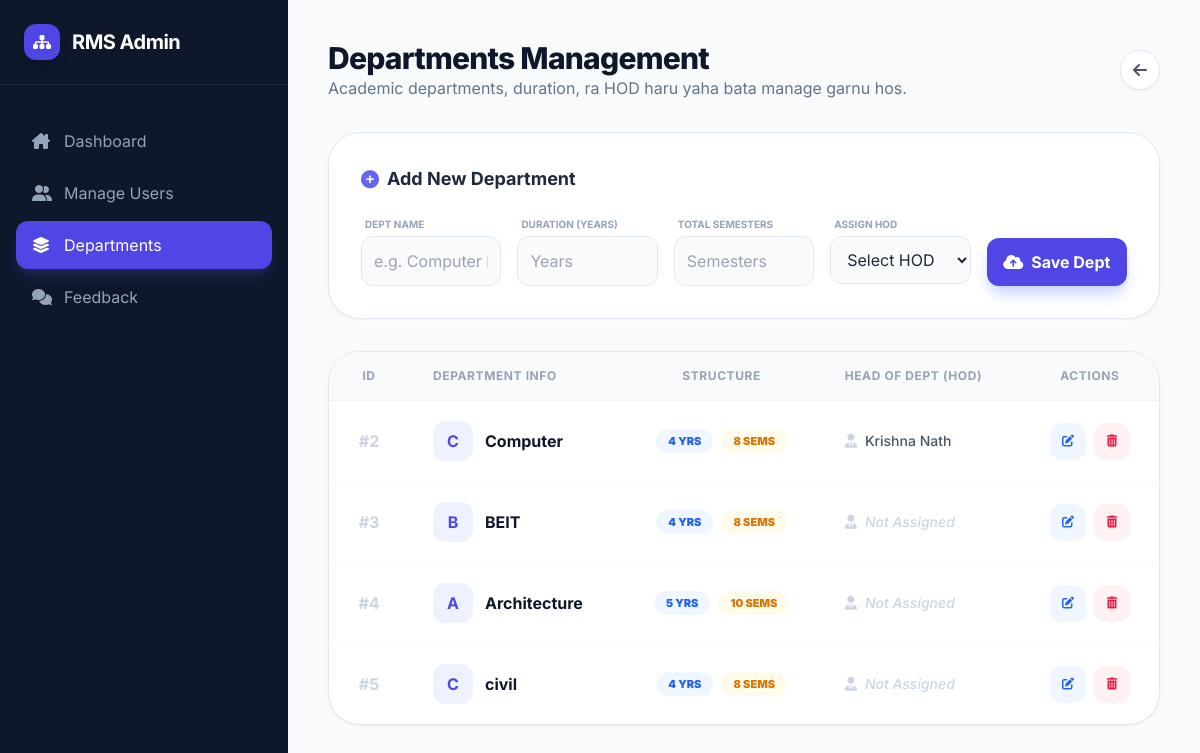
/manage_departments.php (signed in), run on the app's committed database.
### tables this page shows
CREATE TABLE `departments` (
  `id` int NOT NULL AUTO_INCREMENT,
  `department_name` varchar(100) NOT NULL,
  `duration_years` int NOT NULL,
  `total_semesters` int NOT NULL,
  `hod_id` int DEFAULT NULL,
  PRIMARY KEY (`id`),
  UNIQUE KEY `department_name` (`department_name`)
);

CREATE TABLE `teachers` (
  `id` int NOT NULL AUTO_INCREMENT,
  `full_name` varchar(100) NOT NULL,
  `email` varchar(100) NOT NULL,
  `password` varchar(255) NOT NULL,
  `employee_id` varchar(50) NOT NULL,
  `department` varchar(100) DEFAULT NULL,
  `contact` varchar(20) DEFAULT NULL,
  `profile_pic` varchar(255) DEFAULT NULL,
  `is_hod` tinyint(1) DEFAULT '0',
  `is_verified` tinyint(1) DEFAULT '0',
  `otp` varchar(6) DEFAULT NULL,
  `otp_expiry` datetime DEFAULT NULL,
  `created_at` timestamp NULL DEFAULT CURRENT_TIMESTAMP,
  `is_logged_in` tinyint(1) DEFAULT '0',
  PRIMARY KEY (`id`),
  UNIQUE KEY `email` (`email`),
  UNIQUE KEY `employee_id` (`employee_id`)
);

### manage_departments.php (the view, shortened to what this page needs)
<?php
require_once 'db_config.php';
$departments = $conn->query("SELECT d.*, t.full_name AS hod_name FROM departments d LEFT JOIN teachers t ON d.hod_id = t.id ORDER BY d.id ASC");
?>
<!DOCTYPE html>
<html lang="en">
<head>
    <script src="https://cdn.tailwindcss.com"></script>
    <link rel="stylesheet" href="https://cdnjs.cloudflare.com/ajax/libs/font-awesome/6.4.0/css/all.min.css">
</head>
<body class="bg-slate-50 text-slate-800">
<div class="flex min-h-screen">
    <aside class="w-72 bg-slate-900 text-slate-300 hidden lg:flex flex-col fixed h-full z-50">
        <div class="p-6 border-b border-slate-800 flex items-center gap-3">
            <div class="h-9 w-9 bg-indigo-600 rounded-xl flex items-center justify-center text-white shadow-lg"><i class="fa-solid fa-sitemap"></i></div>
            <span class="text-xl font-bold text-white tracking-tight">RMS Admin</span>
        </div>
        <nav class="p-4 space-y-1 mt-4">
            <a href="admin_dashboard.php" class="flex items-center gap-3 px-4 py-3 rounded-xl hover:bg-slate-800 transition-all text-slate-400">
                <i class="fa-solid fa-house-chimney w-5"></i> Dashboard
            </a>
            <a href="manage_users.php" class="flex items-center gap-3 px-4 py-3 rounded-xl hover:bg-slate-800 transition-all text-slate-400">
                <i class="fa-solid fa-user-group w-5"></i> Manage Users
            </a>
            <a href="manage_departments.php" class="flex items-center gap-3 px-4 py-3 rounded-xl bg-indigo-600 text-white shadow-lg shadow-indigo-500/20">
                <i class="fa-solid fa-layer-group w-5"></i> Departments
            </a>
            <a href="manage_feedback.php" class="flex items-center gap-3 px-4 py-3 rounded-xl hover:bg-slate-800 transition-all text-slate-400">
                <i class="fa-solid fa-comments w-5"></i> Feedback
            </a>
        </nav>
    </aside>
    <main class="flex-1 lg:ml-72 p-6 lg:p-10">
        <div class="flex flex-col md:flex-row md:items-center justify-between mb-8 gap-4">
            <div>
                <h1 class="text-3xl font-extrabold text-slate-900 tracking-tight">Departments Management</h1>
                <p class="text-slate-500">Academic departments, duration, ra HOD haru yaha bata manage garnu hos.</p>
            </div>
            <button onclick="history.back()" class="h-10 w-10 flex items-center justify-center rounded-full bg-white border border-slate-200 text-slate-600 hover:bg-slate-50 shadow-sm transition">
                <i class="fa-solid fa-arrow-left"></i>
            </button>
        </div>
        <div class="bg-white rounded-[2rem] shadow-sm border border-slate-200 p-8 mb-8">
            <h3 class="text-lg font-bold text-slate-800 mb-6 flex items-center gap-2">
                <i class="fa-solid fa-circle-plus text-indigo-500"></i>
                <span id="formTitle">Add New Department</span>
            </h3>
            <form method="POST" class="grid grid-cols-1 md:grid-cols-2 lg:grid-cols-5 gap-4">
                <div class="lg:col-span-1">
                    <label class="block text-[10px] uppercase font-bold text-slate-400 mb-1 ml-1">Dept Name</label>
                    <input type="text" name="department_name" id="dept_name" placeholder="e.g. Computer Engineering"
                           class="w-full bg-slate-50 border border-slate-200 p-3 rounded-xl focus:ring-2 focus:ring-indigo-500 outline-none transition-all" required>
                </div>
                <div>
                    <label class="block text-[10px] uppercase font-bold text-slate-400 mb-1 ml-1">Duration (Years)</label>
                    <input type="number" name="duration_years" id="dept_duration" placeholder="Years"
                           class="w-full bg-slate-50 border border-slate-200 p-3 rounded-xl focus:ring-2 focus:ring-indigo-500 outline-none transition-all" min="1" required>
                </div>
                <div>
                    <label class="block text-[10px] uppercase font-bold text-slate-400 mb-1 ml-1">Total Semesters</label>
                    <input type="number" name="total_semesters" id="dept_semesters" placeholder="Semesters"
                           class="w-full bg-slate-50 border border-slate-200 p-3 rounded-xl focus:ring-2 focus:ring-indigo-500 outline-none transition-all" min="1" max="12" required>
                </div>
                <div>
                    <label class="block text-[10px] uppercase font-bold text-slate-400 mb-1 ml-1">Assign HOD</label>
                    <select name="hod_id" id="dept_hod" class="w-full bg-slate-50 border border-slate-200 p-3 rounded-xl focus:ring-2 focus:ring-indigo-500 outline-none transition-all cursor-pointer">
                        <option value="0">Select HOD</option>
                    </select>
                </div>
                <div class="flex items-end">
                    <button type="submit" name="save_department" id="submitBtn"
                            class="w-full bg-indigo-600 hover:bg-indigo-700 text-white font-bold py-3 rounded-xl shadow-lg shadow-indigo-200 transition-all flex items-center justify-center gap-2">
                        <i class="fa-solid fa-cloud-arrow-up"></i> Save Dept
                    </button>
                </div>
            </form>
        </div>
        <div class="bg-white rounded-[2rem] shadow-sm border border-slate-200 overflow-hidden">
            <div class="overflow-x-auto">
                <table class="w-full text-left border-collapse">
                    <thead>
                        <tr class="bg-slate-50 border-b border-slate-100 text-slate-400">
                            <th class="px-6 py-4 text-xs font-bold uppercase tracking-wider text-center w-20">ID</th>
                            <th class="px-6 py-4 text-xs font-bold uppercase tracking-wider">Department Info</th>
                            <th class="px-6 py-4 text-xs font-bold uppercase tracking-wider text-center">Structure</th>
                            <th class="px-6 py-4 text-xs font-bold uppercase tracking-wider">Head of Dept (HOD)</th>
                            <th class="px-6 py-4 text-xs font-bold uppercase tracking-wider text-center">Actions</th>
                        </tr>
                    </thead>
                    <tbody class="divide-y divide-slate-50">
                        <?php if ($departments->num_rows): ?>
                            <?php while ($row = $departments->fetch_assoc()): ?>
                                <tr class="hover:bg-slate-50/50 transition-colors">
                                    <td class="px-6 py-5 text-center font-bold text-slate-300">#<?= $row['id'] ?></td>
                                    <td class="px-6 py-5">
                                        <div class="flex items-center gap-3">
                                            <div class="h-10 w-10 rounded-xl bg-indigo-50 text-indigo-600 flex items-center justify-center font-bold">
                                                <?= strtoupper(substr($row['department_name'], 0, 1)) ?>
                                            </div>
                                            <span class="font-bold text-slate-900"><?= htmlspecialchars($row['department_name']) ?></span>
                                        </div>
                                    </td>
                                    <td class="px-6 py-5 text-center">
                                        <div class="flex items-center justify-center gap-2">
                                            <span class="px-3 py-1 bg-blue-50 text-blue-600 rounded-full text-[11px] font-black uppercase"><?= $row['duration_years'] ?> Yrs</span>
                                            <span class="px-3 py-1 bg-amber-50 text-amber-600 rounded-full text-[11px] font-black uppercase"><?= $row['total_semesters'] ?> Sems</span>
                                        </div>
                                    </td>
                                    <td class="px-6 py-5 text-sm text-slate-600 font-medium">
                                        <div class="flex items-center gap-2">
                                            <i class="fa-solid fa-user-tie text-slate-300"></i>
                                            <?= $row['hod_name'] ?? '<span class="text-slate-300 italic">Not Assigned</span>' ?>
                                        </div>
                                    </td>
                                    <td class="px-6 py-5">
                                        <div class="flex justify-center gap-2">
                                            <button onclick='editDept(<?= $row["id"] ?>, <?= json_encode($row["department_name"]) ?>, <?= $row["duration_years"] ?>, <?= $row["total_semesters"] ?>, <?= $row["hod_id"] ?? 0 ?>)'
                                                    class="h-9 w-9 rounded-xl bg-blue-50 text-blue-600 flex items-center justify-center hover:bg-blue-600 hover:text-white transition-all shadow-sm" title="Edit">
                                                <i class="fa-solid fa-pen-to-square text-xs"></i>
                                            </button>
                                            <a href="?delete=<?= $row['id'] ?>" onclick="return confirm('Delete this department?')"
                                               class="h-9 w-9 rounded-xl bg-rose-50 text-rose-600 flex items-center justify-center hover:bg-rose-600 hover:text-white transition-all shadow-sm" title="Delete">
                                                <i class="fa-solid fa-trash-can text-xs"></i>
                                            </a>
                                        </div>
                                    </td>
                                </tr>
                            <?php endwhile; ?>
                        <?php else: ?>
                            <tr><td colspan="5" class="px-6 py-20 text-center text-slate-400 italic">No departments records found.</td></tr>
                        <?php endif; ?>
                    </tbody>
                </table>
            </div>
        </div>
    </main>
</div>
</body>
</html>

### manage_departments.php (style rules this page uses)
body { font-family: 'Inter', sans-serif; }

### data on the page
departments: id "2", department_name "C", department_name "Computer", duration_years "4", total_semesters "8", teachers.full_name "Krishna Nath"
departments: id "3", department_name "B", department_name "BEIT", duration_years "4", total_semesters "8", hod_name "Not Assigned"
departments: id "4", department_name "A", department_name "Architecture", duration_years "5", total_semesters "10", hod_name "Not Assigned"
departments: id "5", department_name "C", department_name "civil", duration_years "4", total_semesters "8", hod_name "Not Assigned"
